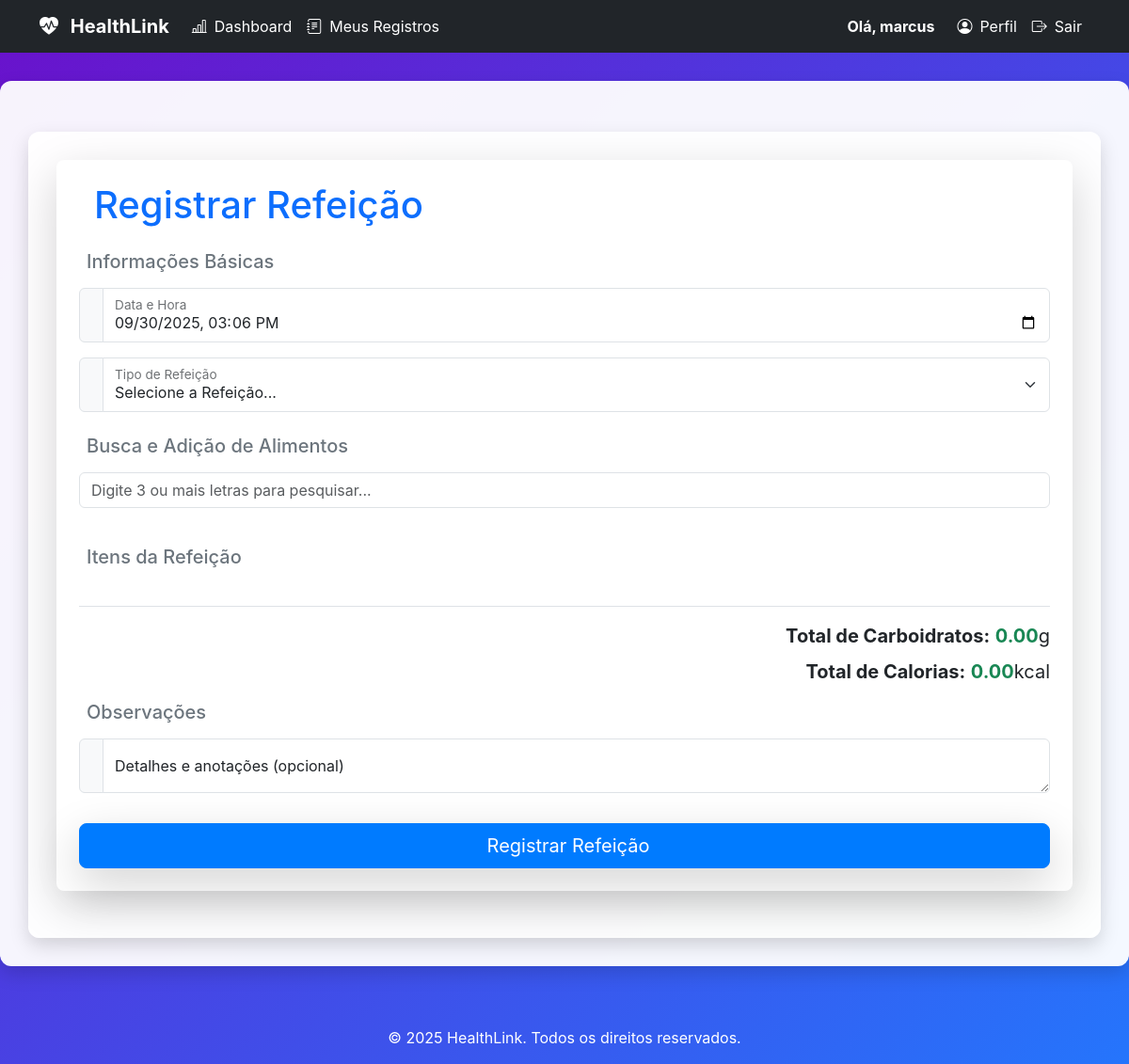
Page /registrar_refeicao (signed in) on the earlier database version.
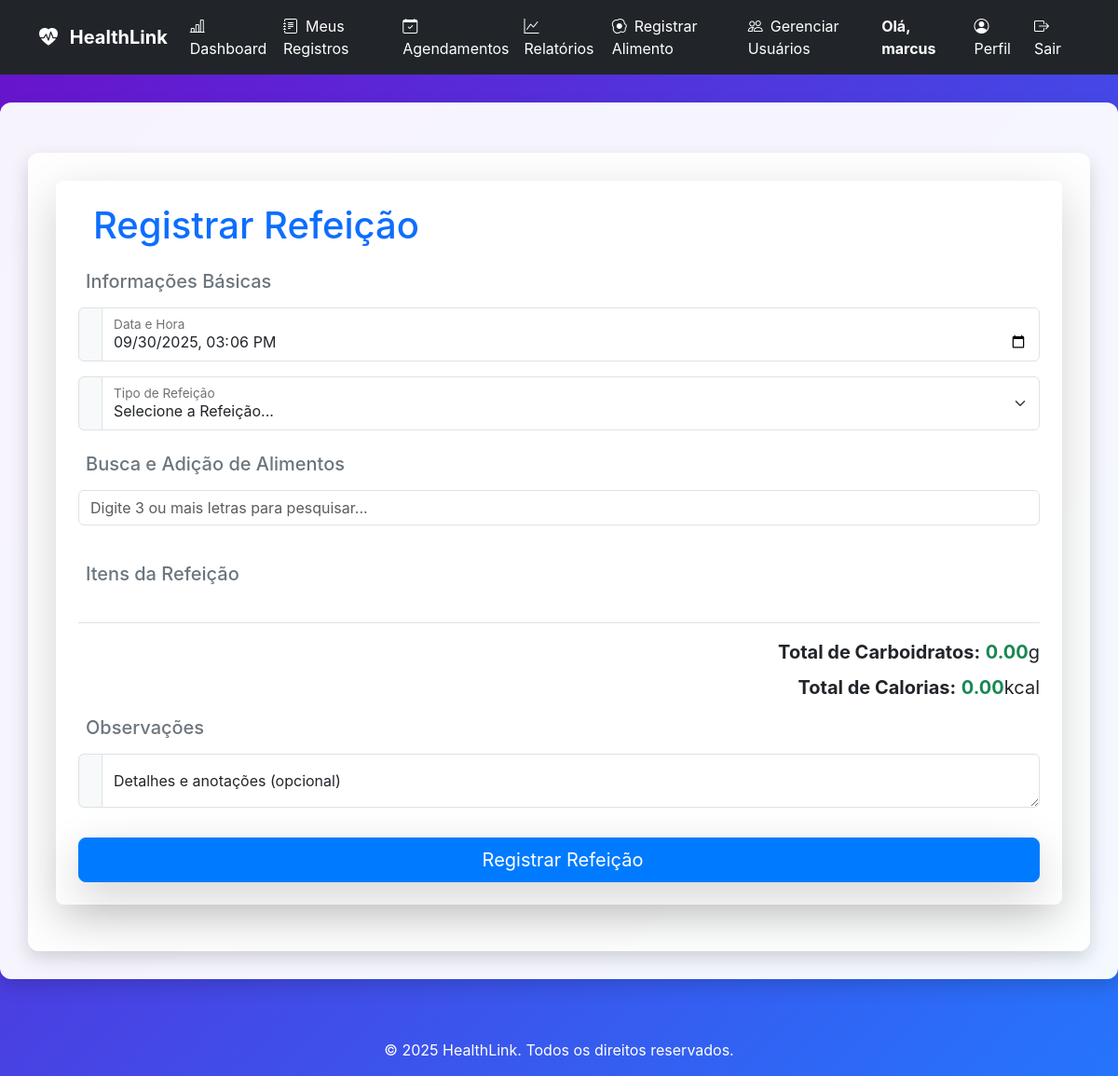
Same page on the later database version.
### app.py (the view, shortened to what this page needs)
@app.route('/registrar_refeicao', methods=['GET', 'POST'])
@login_required
def registrar_refeicao():
    alimentos = db_manager.carregar_alimentos()
    now = datetime.now().strftime('%Y-%m-%dT%H:%M')
    return render_template('registrar_refeicao.html', alimentos=alimentos, tipos_refeicao=app_core.obter_tipos_refeicao())

### app.py (called while the page is built)
@login_manager.user_loader
def load_user(user_id):
    if db_manager:
        user_data = db_manager.carregar_usuario_por_id(int(user_id))
        if user_data:
            return User(
                id=user_data.get('id'),
                username=user_data.get('username'),
                password_hash=user_data.get('password_hash'),
                role=user_data.get('role', 'user').lower(),
                email=user_data.get('email'),
                razao_ic=user_data.get('razao_ic', 1.0),
                fator_sensibilidade=user_data.get('fator_sensibilidade', 1.0),
                data_nascimento=user_data.get('data_nascimento'),
                sexo=user_data.get('sexo')
            )
    return None

@app.context_processor
def inject_now():
    return {'now': datetime.now}

    def obter_tipos_refeicao(self):
        return ['Jejum', 'Café da Manhã', 'Almoço', 'Janta', 'Lanche', 'Colação', 'Refeição']

    @property
    def is_paciente(self):
        return self.role == 'paciente' or self.role == 'user' # Mantendo 'user' por compatibilidade

### database_manager.py (called while the page is built)
    def get_db_connection(self):
        conn = sqlite3.connect(self.db_path)
        conn.row_factory = sqlite3.Row
        return conn

### templates/registrar_refeicao.html (shortened to what this page needs)
{% extends 'base.html' %}
{% block content %}
<div class="container mt-4">
    <div class="card p-4 shadow-lg border-0 bg-white">
        <h1 class="mb-4 text-primary">
            Registrar Refeição
        </h1>
        <form id="form-registro-refeicao" action="{{ url_for('registrar_refeicao') }}" method="post">
            <h5 class="text-secondary mb-3">Informações Básicas</h5>
            <div class="mb-3 input-group">
                <span class="input-group-text"></span>
                <div class="form-floating">
                    <input type="datetime-local" class="form-control" id="data_hora" name="data_hora" required>
                    <label for="data_hora">Data e Hora</label>
                </div>
            </div>
            <div class="mb-4 input-group">
                <span class="input-group-text"></span>
                <div class="form-floating">
                    <select class="form-select" id="refeicao" name="tipo" required>
                        <option value="" disabled selected>Selecione a Refeição...</option>
                    </select>
                    <label for="refeicao">Tipo de Refeição</label>
                </div>
            </div>
            <h5 class="text-secondary mb-3">Busca e Adição de Alimentos</h5>
            <div class="mb-3">
                <div class="input-group">
                    <input type="text" id="alimento_busca" class="form-control"
                        placeholder="Digite 3 ou mais letras para pesquisar...">
                </div>
            </div>
            <h5 class="text-secondary mb-3">Itens da Refeição</h5>
            <div class="mt-4 pt-3 border-top">
                <div class="mb-2 text-end fs-5">
                    <strong>Total de Carboidratos:</strong>
                    <span id="total_carbs_span" class="fw-bold text-success">0.00</span>g
                </div>
                <div class="mb-3 text-end fs-5">
                    <strong>Total de Calorias:</strong>
                    <span id="total_kcal_span" class="fw-bold text-success">0.00</span>kcal
                </div>
            </div>
            <h5 class="text-secondary mb-3">Observações</h5>
            <div class="mb-3 input-group">
                <span class="input-group-text align-items-start pt-3"></span>
                <div class="form-floating">
                    <textarea class="form-control" id="observacoes" name="observacoes" rows="3"
                        placeholder="Observações (opcional)"></textarea>
                    <label for="observacoes">Detalhes e anotações (opcional)</label>
                </div>
            </div>
            <button type="submit" class="btn btn-primary w-100 btn-lg shadow-lg mt-3">
                Registrar Refeição
            </button>
        </form>
    </div>
</div>
{% endblock %}

### templates/base.html (shortened to what this page needs)
<!DOCTYPE html>
<html lang="pt-br">
<head>
    <link href="https://cdn.jsdelivr.net/npm/bootstrap@5.3.0/dist/css/bootstrap.min.css" rel="stylesheet">
    <link href="https://cdn.jsdelivr.net/npm/bootstrap-icons/font/bootstrap-icons.css" rel="stylesheet">
    <link rel="stylesheet" href="{{ url_for('static', filename='css/style.css') }}">
</head>
<body>
    <nav class="navbar navbar-expand-lg navbar-dark bg-dark">
        <div class="container">
            <a class="navbar-brand fw-bold" href="{{ url_for('index') }}">
                <i class="bi bi-heart-pulse-fill me-2"></i> HealthLink
            </a>
            <div class="collapse navbar-collapse" id="navbarNav">
                <ul class="navbar-nav me-auto">
                    {% if current_user.is_authenticated %}
                    <li class="nav-item">
                        <a class="nav-link" href="{{ url_for('dashboard_gestao') }}">
                            <i class="bi bi-bar-chart-line me-2"></i>Dashboard
                        </a>
                    </li>
                    <li class="nav-item">
                        <a class="nav-link" href="{{ url_for('registros') }}">
                            <i class="bi bi-journal-text me-2"></i>Meus Registros
                        </a>
                    </li>
                    {% if current_user.role in ['medico', 'secretario', 'admin'] %}
                    <li class="nav-item">
                        <a class="nav-link" href="{{ url_for('gerenciar_agendamentos') }}">
                            <i class="bi bi-calendar-check me-2"></i>Agendamentos
                        </a>
                    </li>
                    <li class="nav-item">
                        <a class="nav-link" href="{{ url_for('relatorios.relatorios') }}">
                            <i class="bi bi-graph-up me-2"></i>Relatórios
                        </a>
                    </li>
                    {% endif %}
                    {% if current_user.role in ['secretario', 'admin'] %}
                    <li class="nav-item">
                        <a class="nav-link" href="{{ url_for('registrar_alimento_redirect') }}">
                            <i class="bi bi-egg-fried me-2"></i>Registrar Alimento
                        </a>
                    </li>
                    <li class="nav-item">
                        <a class="nav-link" href="{{ url_for('gerenciar_usuarios') }}">
                            <i class="bi bi-people me-2"></i>Gerenciar Usuários
                        </a>
                    </li>
                    {% endif %}
                    {% endif %}
                </ul>
                <ul class="navbar-nav">
                    {% if current_user.is_authenticated %}
                    <li class="nav-item me-3 d-flex align-items-center">
                        <span class="navbar-text text-white fw-bold">
                            Olá, {{ current_user.username or current_user.nome_completo }}
                        </span>
                    </li>
                    <li class="nav-item">
                        <a class="nav-link" href="{{ url_for('perfil_paciente', paciente_id=current_user.id) }}">
                            <i class="bi bi-person-circle me-2"></i>Perfil
                        </a>
                    </li>
                    <li class="nav-item">
                        <a class="nav-link text-danger" href="{{ url_for('logout') }}">
                            <i class="bi bi-box-arrow-right me-2"></i>Sair
                        </a>
                    </li>
                    {% endif %}
                </ul>
            </div>
        </div>
    </nav>
    <main id="main-content">
        <div class="container">
            {% block content %}
            {% endblock %}
        </div>
    </main>
    <footer class="text-white text-center py-3 mt-5">
        &copy; {{ now().year }} HealthLink. Todos os direitos reservados.
    </footer>
</body>
</html>

Differences in the rows shown:
changed users "marcus": role "cuidador" → "admin" (drawn)
Other differences:
text now shown: "Agendamentos Relatórios Registrar Alimento Gerenciar Usuários"
